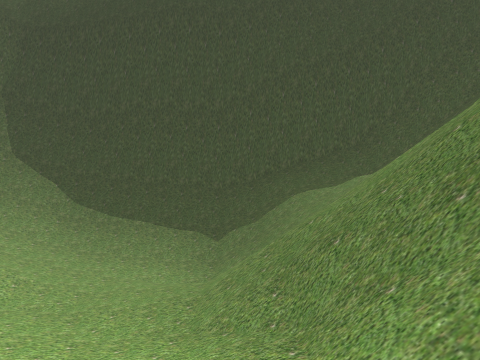
View 1 (above)

16 first-person views from a walk through a Unity game level. The camera is 1.4 m above the floor, tilts 6° down and sees 75° across. The floor is counted in squares, 2 m on a side. Each view is taken from the middle of a square. On the plan, view 1 faces up. The plan holds only what a view shows up to about 10 squares ahead; the rest is blank. The place goes on beyond the plan. Some animated figures are left out. Some surface patterns are stand-ins.

View 2
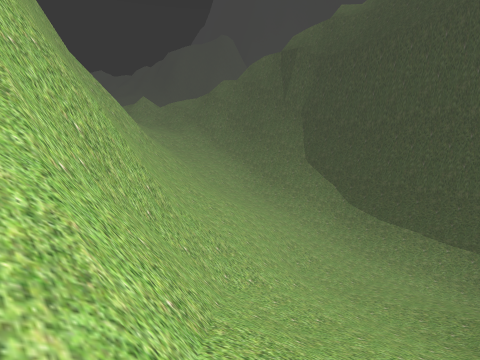

View 3
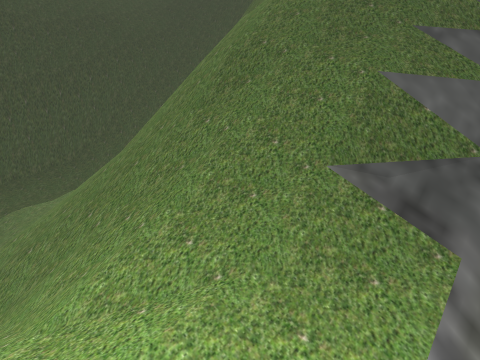

View 4
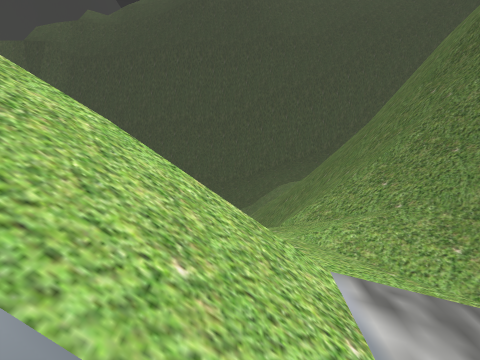

View 5
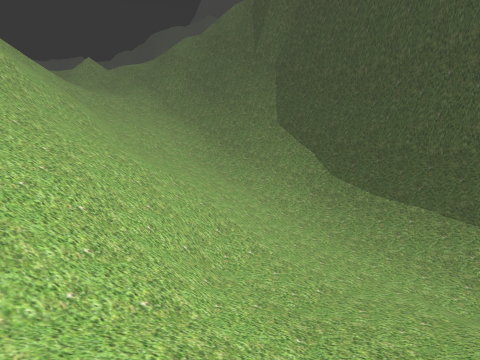

View 6
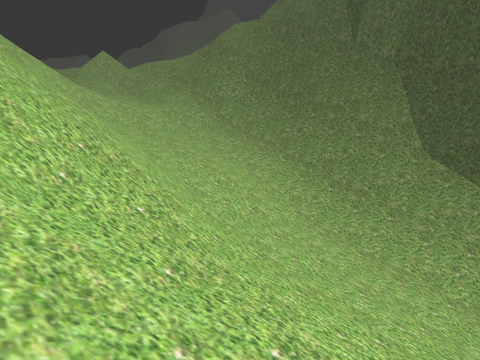

View 7
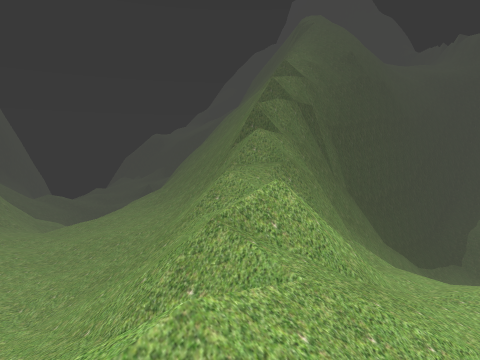

View 8
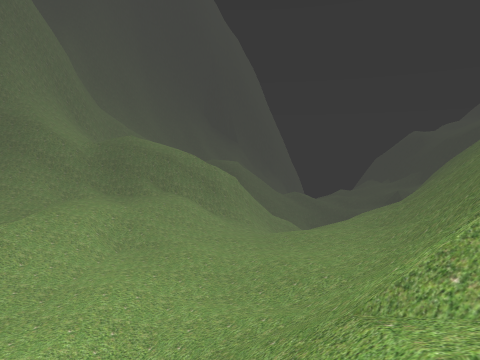

View 9
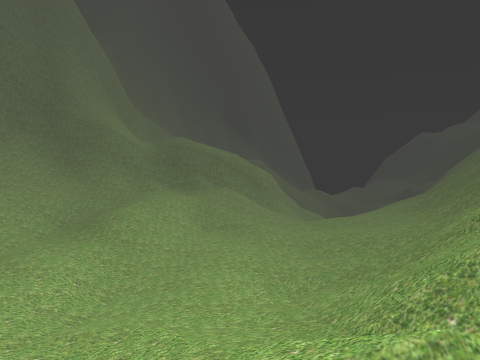

View 10
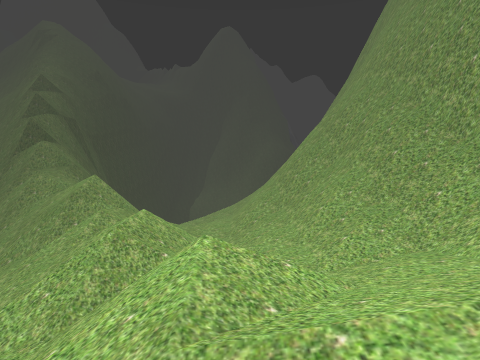

View 11
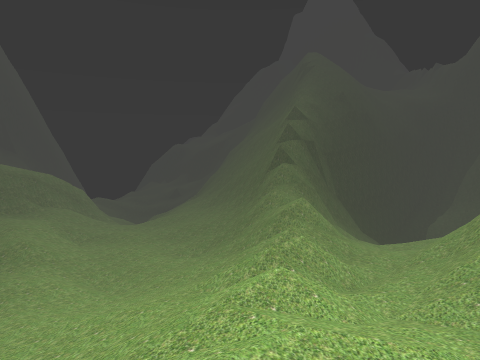

View 12
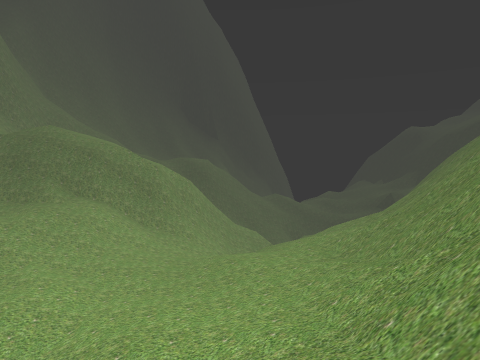

View 13
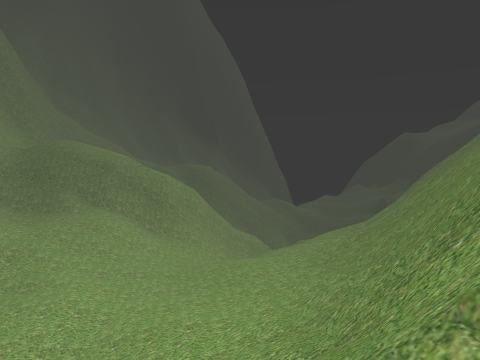

View 14
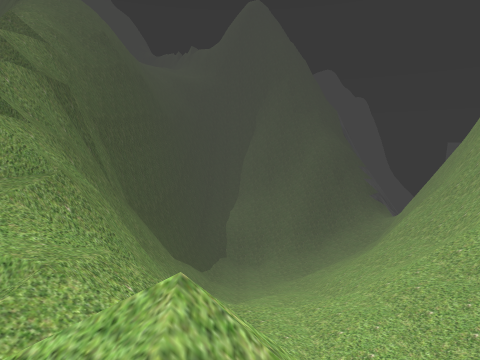

View 15
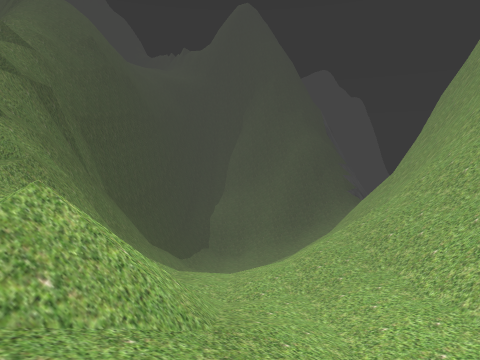

View 16
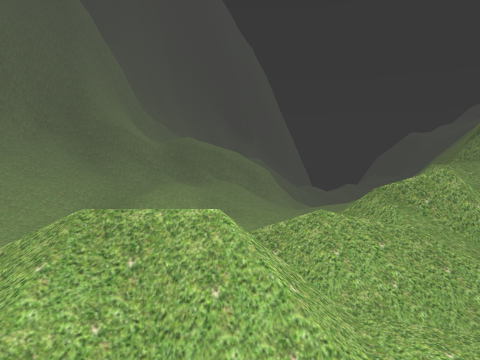

### Floor plan
Key: @ floor where view 1 was taken; # wall or solid block; . main floor; : floor 0.75 m higher than the main floor; - floor 0.75 m lower than the main floor; + floor 1.5 m higher than the main floor; _ floor 1.75 m lower than the main floor; < floor 2.5 m lower than the main floor; ( floor 3.25 m lower than the main floor; * floor 4 m higher than the main floor; % floor 4.75 m higher than the main floor; ! floor 6.5 m lower than the main floor; ? floor 7.25 m lower than the main floor; / step, stairs or slope; = window, fence, low wall or low ledge; v drop or lower ground.
Columns run from 25 left of view 1 to 3 right of it. Each row starts with its distance up from view 1.
 20     /#v////
 19     //:///< ///
 18     /:://_/ ////##
 17   /:+://--///////#
 16   /:+//.--/.///
 15 ///:+//./--.//#=
 14 //////.....//==
 13 //.///..././/##
 12 //../....///=##
 11  :.:/....///##
 10  ..:/../////###
  9   ::./..////=################
  8    +/////////##====//==/=///(
  7    ///////=//////////!!??////
  6    /////////.///////////////
  5    /////++////////////!!//
  4    /*//////////////////!!///=
  3    %*////#######/##/////////#
  2   /  //=###   #######/////==#
  1        ###          ###////=#
  0                      ##=/@//#
 -1                       #/////#
 -2                         ///=v
 -3                          /

Positions as (right, up) in squares from view 1, and headings:
1: (0, 0), facing up
2: (0, -1), facing up-left
3: (0, -2), facing up-right
4: (0, -3), facing up
5: (-1, 2), facing up-left
6: (-5, 3), facing up-left
7: (-18, 5), facing up-right
8: (-16, 7), facing up
9: (-18, 5), facing up
10: (-22, 4), facing right
11: (-23, 2), facing up-right
12: (-14, 10), facing up
13: (-14, 9), facing up
14: (-16, 7), facing right
15: (-17, 6), facing right
16: (-18, 3), facing up
